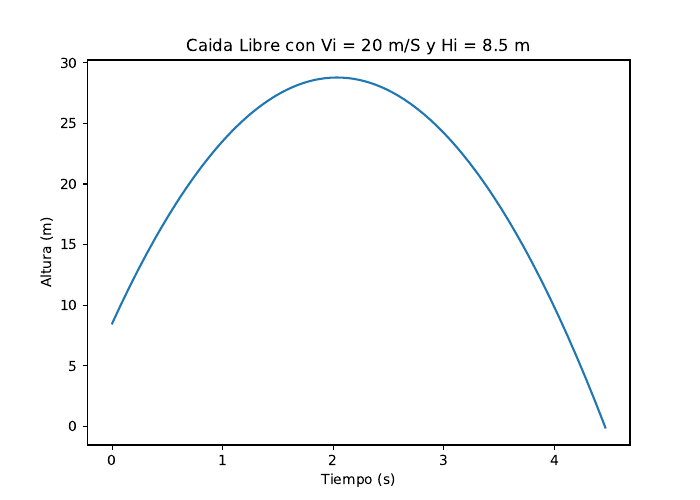

Write the Python code that produced this figure.
import numpy as np
import matplotlib.pyplot as plt

# Leemos los datos que generamos con C++ y los graficamos en Python.

datos = np.loadtxt("CaidaLibre.dat")
tiempo = datos[:,0]
Posicion = datos[:,1]

fig, ax = plt.subplots(figsize=(7,5))
ax.plot(tiempo, Posicion)
ax.set_title('Caida Libre con Vi = 20 m/S y Hi = 8.5 m')
ax.set_xlabel('Tiempo (s)')
ax.set_ylabel('Altura (m)')
plt.savefig("CaidaLibre.pdf")

